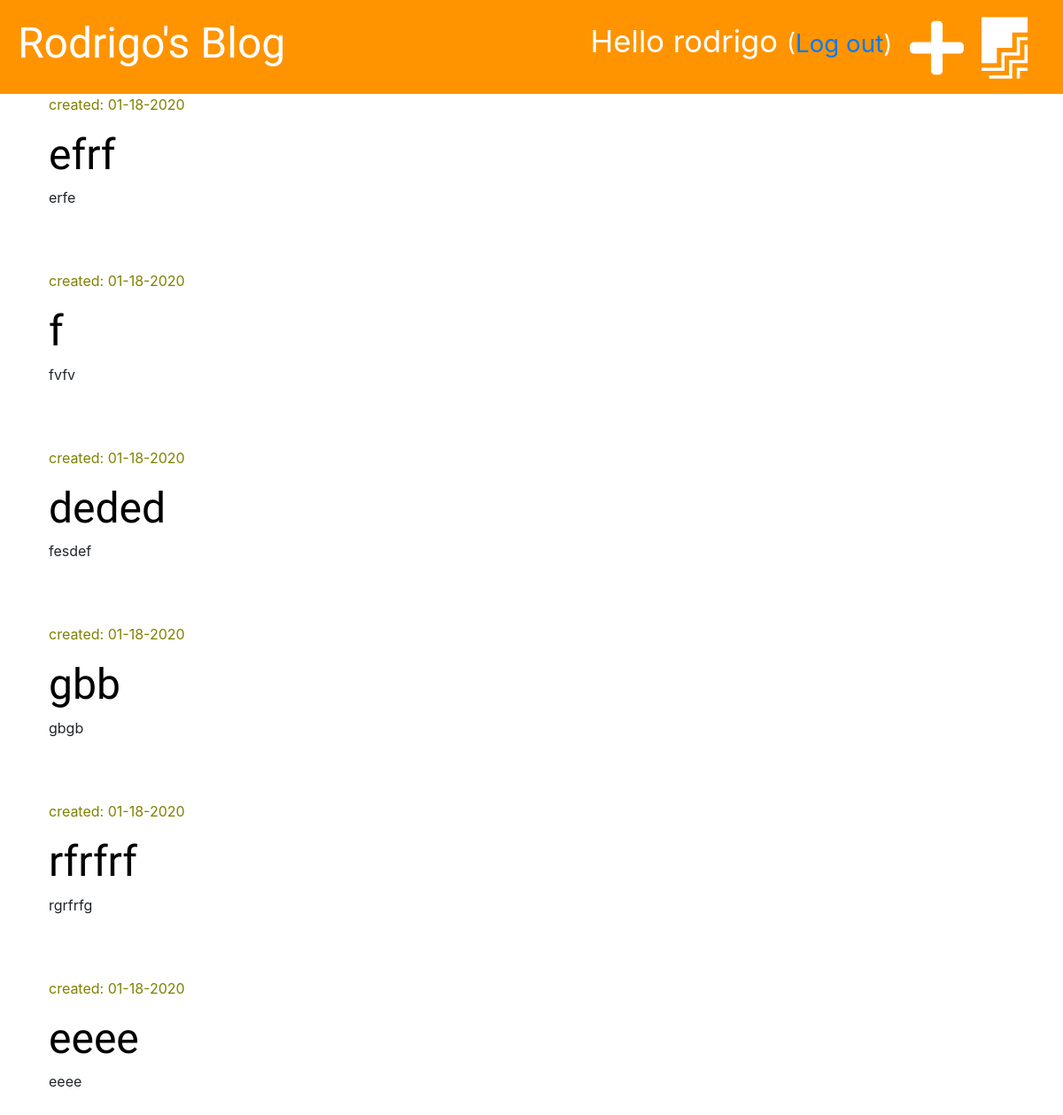
Before: /drafts/ (signed in) with the older database file.
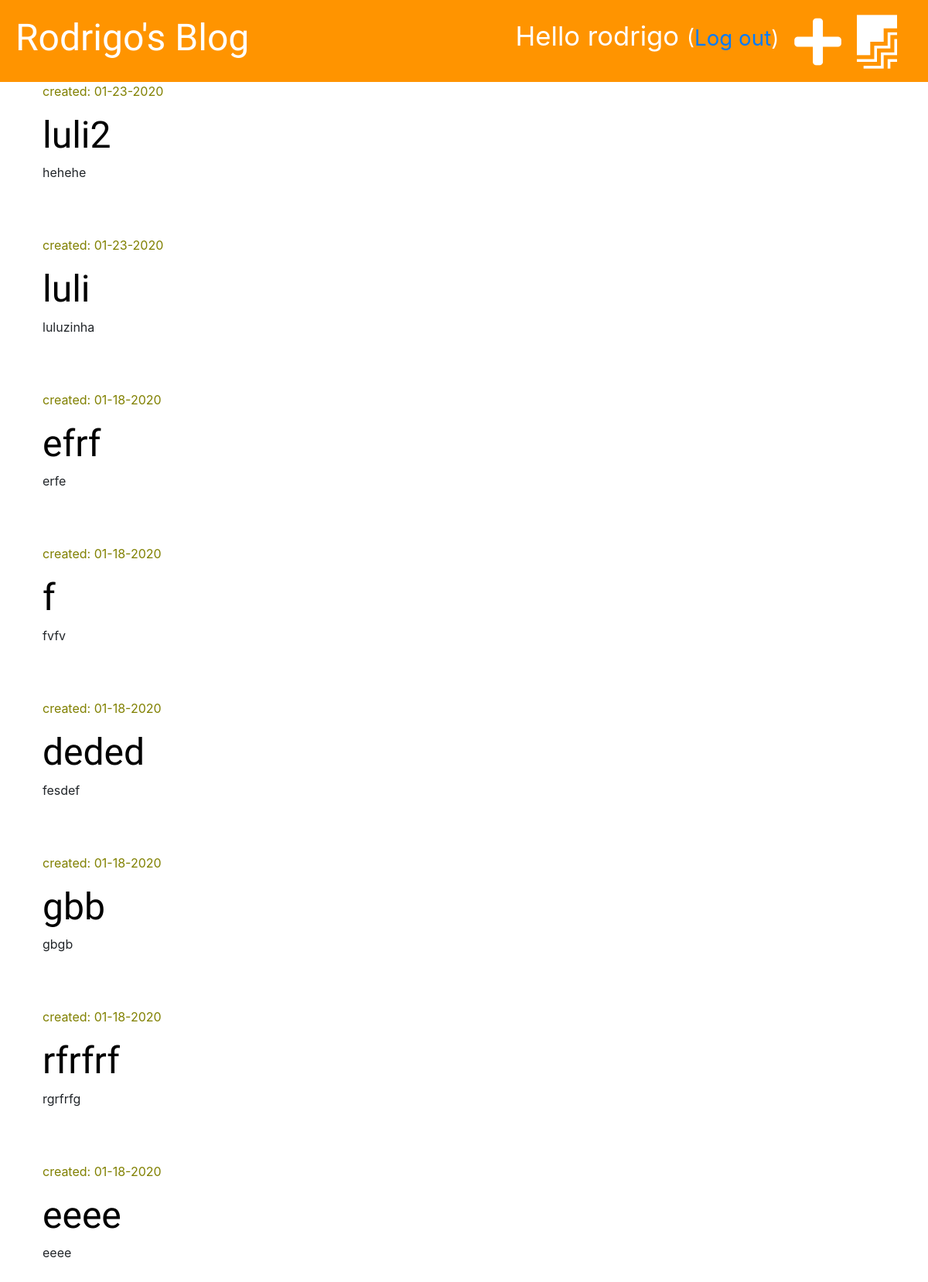
After: the same page with the newer database file.
### project/models.py (models this page shows, shortened)
class Post(models.Model):
    author = models.ForeignKey('auth.User', on_delete=models.CASCADE)
    title = models.CharField(max_length=200)
    text = models.TextField()
    created_date = models.DateTimeField(default=timezone.now)
    published_date = models.DateTimeField(blank=True, null=True)

### project/views.py (the view)
# urls.py: path('drafts/', views.post_draft_list, name='post_draft_list'),
@login_required
def post_draft_list(request):
    posts = Post.objects.filter(published_date__isnull=True).order_by('-created_date')
    stuff_for_frontend = {'posts': posts}
    return render(request, 'project/post_draft_list.html', stuff_for_frontend)

### project/templates/project/post_draft_list.html (shortened to what this page needs)
{% extends 'project/base.html' %}
{% block content %}
    {% for post in posts %}
        <div class="post">
            <p class="date">created: {{ post.created_date|date:'m-d-Y' }}</p>
            <h1><a href="{% url 'post_detail' pk=post.pk %}">{{ post.title }}</a></h1>
        <p>{{ post.text|truncatechars:50 }}</p>
        </div>
    {% endfor %}
{% endblock %}

### project/templates/project/base.html (shortened to what this page needs)
{% load staticfiles %}
<!DOCTYPE html>
<html lang="en">
<head>
</head>
<body>
    <link rel="stylesheet" href="https://stackpath.bootstrapcdn.com/bootstrap/4.4.1/css/bootstrap.min.css">
    <link rel="stylesheet" href="{% static 'css/project.css' %}">
    <link rel="stylesheet" href="https://use.fontawesome.com/releases/v5.12.0/css/all.css">
</head>
<body>
<div class="page-header">
    {% if user.is_authenticated %}
        <a href="{% url 'post_draft_list' %}" class="top-menu"><i class="fab fa-firstdraft fa-2x"style="color: #ffffff;"></i></a>
        <a href="{% url 'post_new' %}" class="top-menu"><i class="fas fa-plus fa-2x" style="color: #ffffff;"></i></a>
        <p class="top-menu">Hello {{ user.username }} <small>(<a href="{% url 'logout' %}">Log out</a>)</small></p>
    {% else %}
        <a href="{% url 'login' %}" class="top-menu"><i class="fas fa-sign-in-alt fa-2x" style="color: #ffffff;"></i></a>
    {% endif %}
    <h1>Rodrigo's Blog</h1>
</div>
<div class='content container'>
    <div class="row">
        <div class="col-md-8">
            {% block content %}
            {% endblock %}
        </div>
    </div>
</div>
</body>
</html>

### project/static/css/project.css (style rules this page uses)
.page-header { background-color: #ff9400; margin-top: 0; padding: 20px 20px 20px 20px; }
.page-header h1, .page-header h1 a { color: #ffffff; font-size: 36pt; text-decoration: none; }
.content { margin-left: 40px; }
h1, h2, h3, h4 { font-family: 'Tangerine', 'Inconsolata', 'Droid Sans', serif; font-size: 48px; }
.date { color: olive }
.post { margin-bottom: 70px; }
.post h1 a { color: #000000; }
.top-menu { color: #ffffff; float: right; font-size: 26pt; margin-right: 20px; }

Changed rows visible on the page:
added Post: created_date "01-23-2020", title "luli2", text "hehehe"
added Post: created_date "01-23-2020", title "luli", text "luluzinha"
